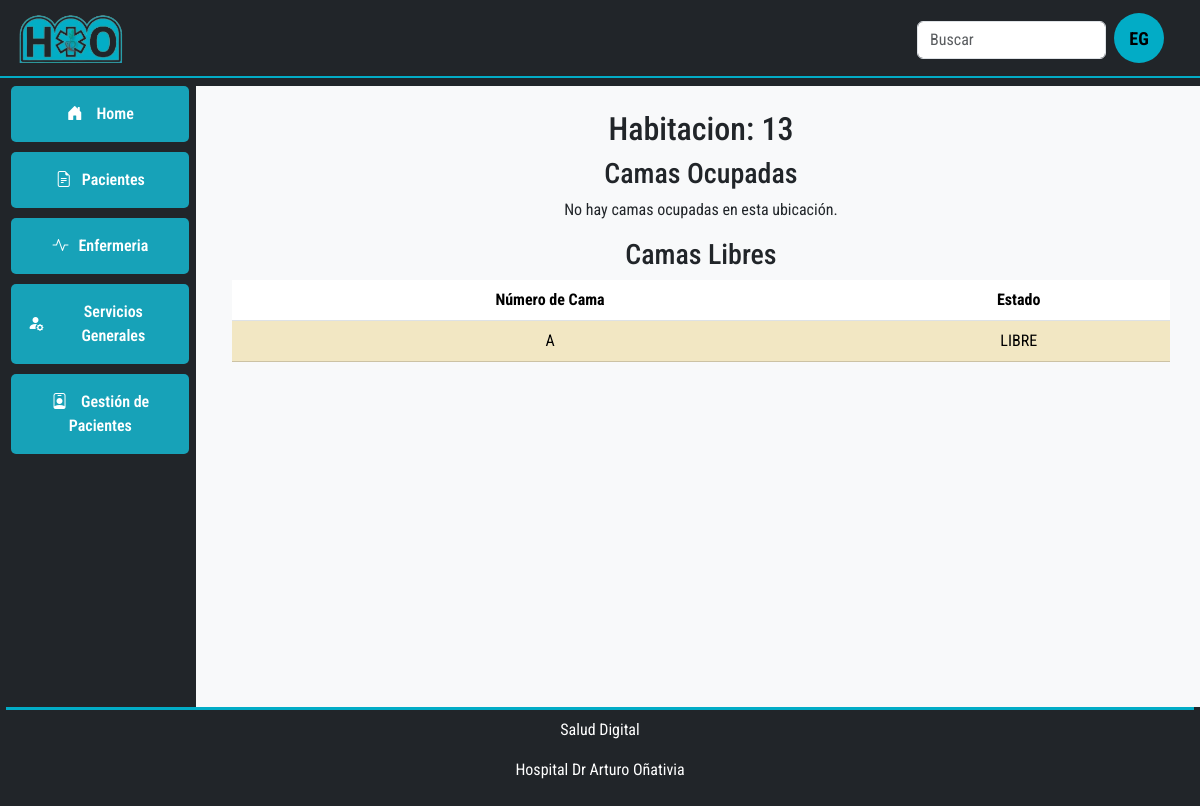
The app's page /ubicacion/3/, older data.
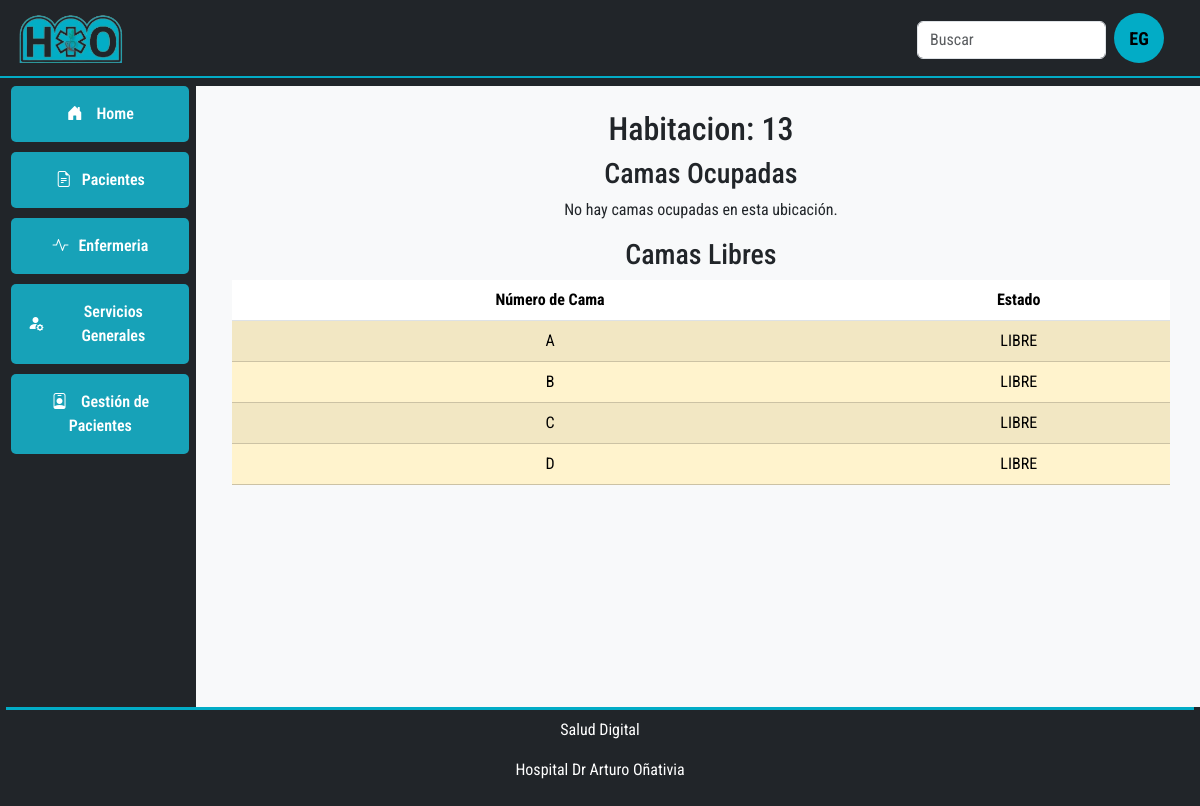
The same page, newer data.
### gestioncamas/models.py (models this page shows, shortened)
class Cama(models.Model):
    ESTADO_CHOICES = [
        ("LIBRE", "Libre"),
        ("OCUPADA", "Ocupada"),
        ("RESERVADA", "Reservada"),
        ("EN_REFACCION", "En Refacción"),
        ("FUERA_DE_SERVICIO", "Fuera de Servicio"),
    ]
    ubicacion = models.ForeignKey(Ubicacion, on_delete=models.CASCADE)
    numero = models.CharField(max_length=20)
    estado = models.CharField(choices=ESTADO_CHOICES, max_length=20)
    notas = models.TextField(blank=True)
    ultima_actualizacion = models.DateTimeField(auto_now=True)
    ultima_limpieza = models.DateTimeField(null=True, blank=True)
    activo = models.BooleanField(default=True)
    created_at = models.DateTimeField(auto_now_add=True)
    updated_at = models.DateTimeField(auto_now=True)

### gestioncamas/views.py (the view)
def ubicacion_detalle(request, ubicacion_id):
    ubicacion = get_object_or_404(Ubicacion, id=ubicacion_id)
    camas = Cama.objects.filter(ubicacion=ubicacion)
    camas_con_paciente = PacienteCama.objects.filter(cama__in=camas, paciente__isnull=False)
    camas_libres = camas.filter(pacientecama__isnull=True)
    context = {
        "ubicacion": ubicacion,
        "camas_con_paciente": camas_con_paciente,
        "camas_libres": camas_libres,
    }
    return render(request, "gestioncamas/ubicacion_detalle.html", context)

### gestioncamas/templates/gestioncamas/ubicacion_detalle.html (shortened to what this page needs)
{% extends 'base.html' %}  {% block main_content %}
<div class="container">
  <h2>Habitacion: {{ ubicacion.nombre }}</h2>
  <h3>Camas Ocupadas</h3>
  {% if camas_con_paciente %}
  <table class="table table-striped">
    <thead>
      <tr>
        <th>Número de Cama</th>
        <th>Paciente</th>
        <th>acciones</th>
      </tr>
    </thead>
    <tbody>
      {% for paciente_camma in camas_con_paciente %}
      <tr class="table-success">
        <td>{{ paciente_camma.cama.numero }}</td>
        <td>{{ paciente_camma.paciente.nombre_completo }}</td>
        <td>
          <a href="{% url 'Pacientes' paciente_cama.paciente.id %}" class="btn btn-primary">Ver detalles</a>
        </td>
      </tr>
      {% endfor %}
    </tbody>
  </table>
  {% else %}
  <p>No hay camas ocupadas en esta ubicación.</p>
  {% endif %}
  <h3>Camas Libres</h3>
  {% if camas_libres %}
  <table class="table table-striped">
    <thead>
      <tr>
        <th>Número de Cama</th>
        <th>Estado</th>
      </tr>
    </thead>
    <tbody>
      {% for cama in camas_libres %}
      <tr class="table-warning">
        <td>{{ cama.numero }}</td>
        <td>{{ cama.estado }}</td>
      </tr>
      {% endfor %}
    </tbody>
  </table>
  {% else %}
  <p>No hay camas libres en esta ubicación.</p>
  {% endif %}
</div>
{% endblock %}

Row changes from the older to the newer data that the page shows:
added Cama: numero "B", estado "LIBRE"
added Cama: numero "C", estado "LIBRE"
added Cama: numero "D", estado "LIBRE"
